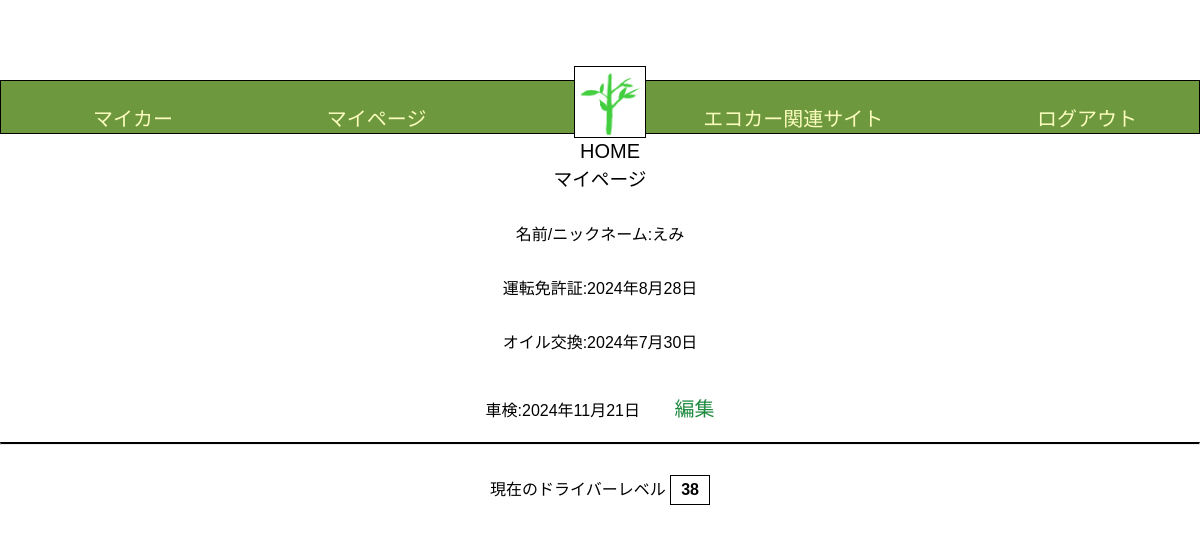
/Edrive/mypage/1 (signed in), run on an earlier commit of the app's database.
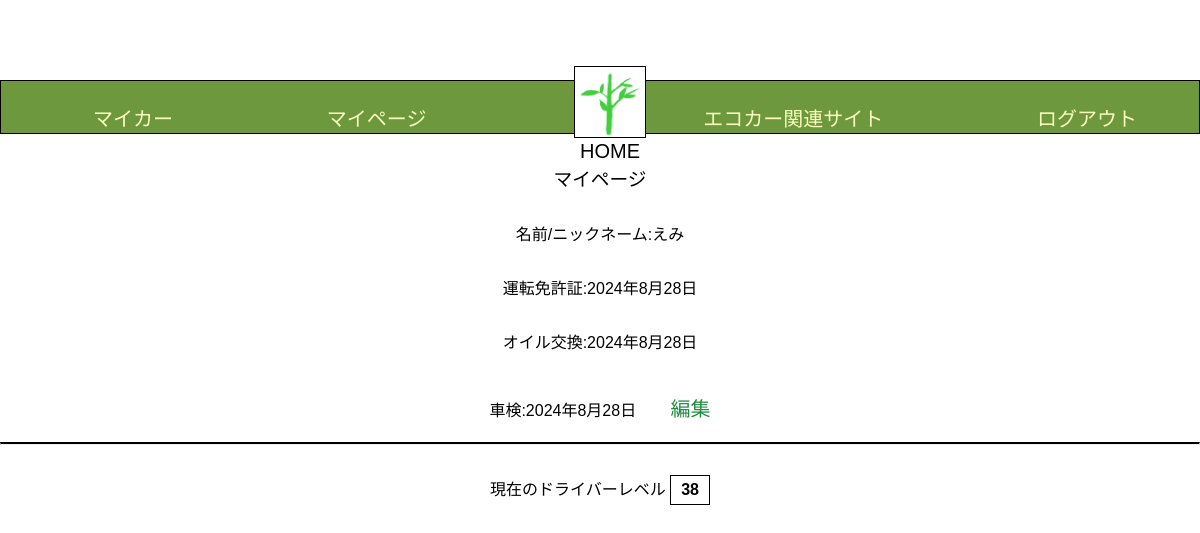
And on a later commit of the database.
### Edrive/models.py (models this page shows)
class BaseModel(models.Model):
    created_at = models.DateTimeField(auto_now_add=True)
    updated_at = models.DateTimeField(auto_now=True)
    class Meta:
        abstract = True

class MyCar(BaseModel):
    name = models.CharField(max_length=1000, default='default_name')
    user = models.ForeignKey(User, related_name='mycars', on_delete=models.CASCADE)
    car_model = models.ForeignKey(CarModel, on_delete=models.CASCADE,null=True)
    purchase_on = models.DateField(null=True)
    next_oil_change_on = models.DateField(null=True)
    next_inspection_on = models.DateField(null=True)
    target_fuel_efficiency = models.FloatField(null=True, blank=True)
    class Meta:
        db_table = 'my_cars'

### Edrive/views.py (the view)
# urls.py: path('mypage/<int:pk>',MyPageView.as_view(), name = 'mypage'),
class MyPageView(LoginRequiredMixin,View):
    template_name = 'mypage.html'
    def get(self, request, *args, **kwargs):
        user = request.user
        user_instance = User.objects.get(pk=user.pk)
        my_car = MyCar.objects.filter(user=user_instance).first()
        context = {
             'user':user_instance,
             'mycars_instance': my_car,
        }
        return render(request, self.template_name, context)

### templates/mypage.html (shortened to what this page needs)
{% load static %}
<!DOCTYPE html>
<html lang="ja">
   <head>
      <link rel="stylesheet" href="{% static 'css/style.css' %}">
   </head>
   <body>
       <header class="header-container">
      <nav class="navbar navbar-expand-lg navbar-light bg-light">
        <a class="navbar-brand" href="{% url 'Edrive:my_car' user.pk %}">マイカー</a>
        <a class="navbar-brand" href="{% url 'Edrive:mypage' user.pk %}">マイページ</a>
        <div class="logo">
        <a href="{% url 'Edrive:home' %}" class="home-link">
             <img src = "{% get_media_prefix %}shinryoku.png"  alt = "ホーム">
             <p>HOME</p>
        </a>
        </div>
        <a class="navbar-brand" href="{% url 'Edrive:eco_car_site' %}">エコカー関連サイト</a>
        <a class="navbar-brand" href="{% url 'Edrive:logout' %}">ログアウト</a>
      </nav>
      </header>
   </head>
  <body class="my_page">
    <h3>マイページ</h3>
    <h4>名前/ニックネーム:{{ user.user_name }}</h4>
    <h4>運転免許証:{{ user.licence_expiry_on }}</h4>
    <h4>オイル交換:{{ mycars_instance.next_oil_change_on }}</h4>
    <h4>車検:{{ mycars_instance.next_inspection_on }}
    <a class="navbar-brand" href="{% url 'Edrive:mypage_edit' user.pk %}">編集</a>
    </h4>
    <hr class = "divider">
    <h4>現在のドライバーレベル <span class="driver-level-box">{{ user.driver_level }}</span></h4>
    </body>
</html>

What changed in the data, as far as the page shows it:
changed MyCar: next_oil_change_on "2024年7月30日" → "2024年8月28日"; next_inspection_on "2024年11月21日" → "2024年8月28日"
